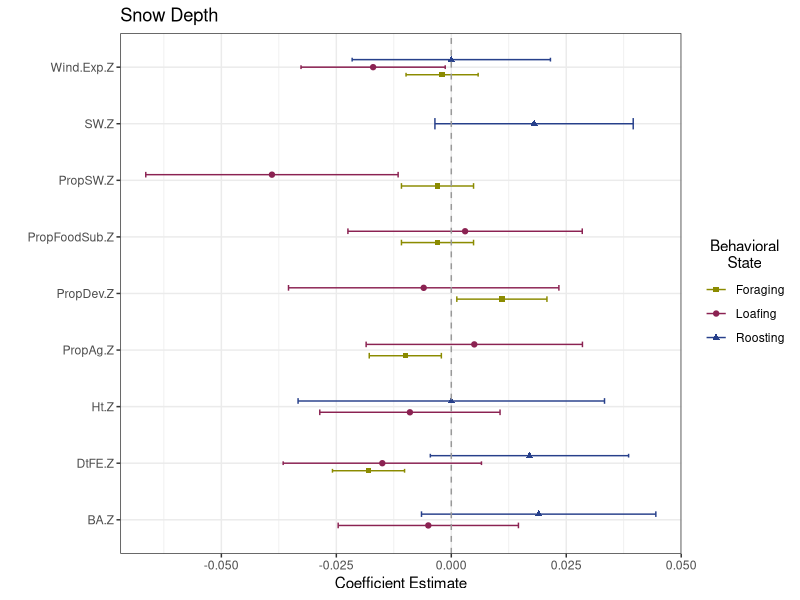
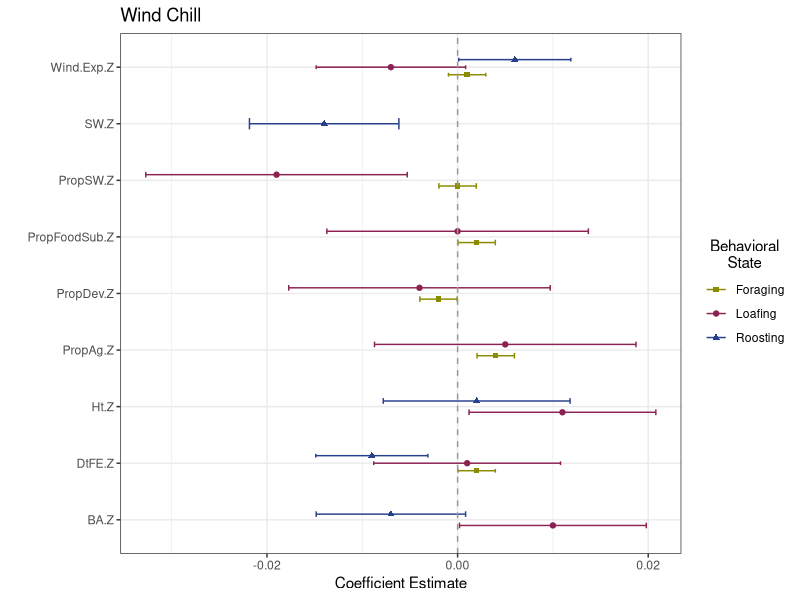
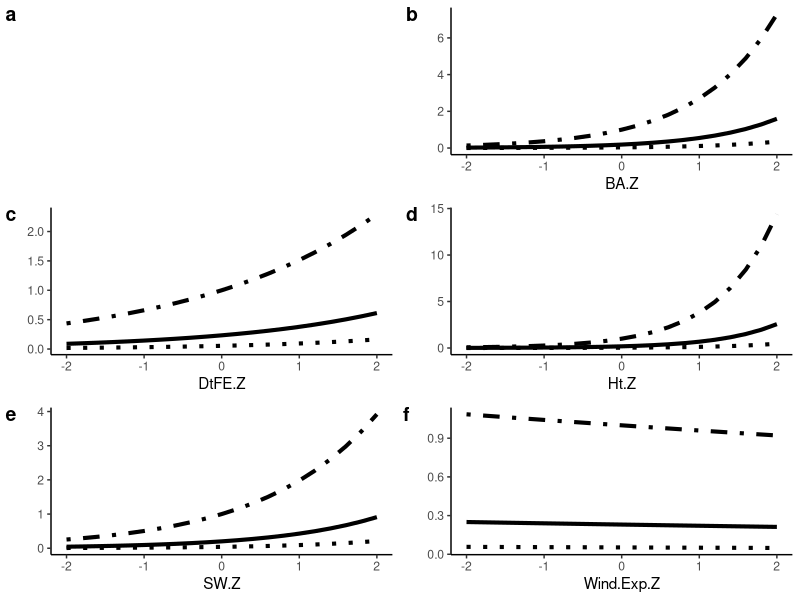
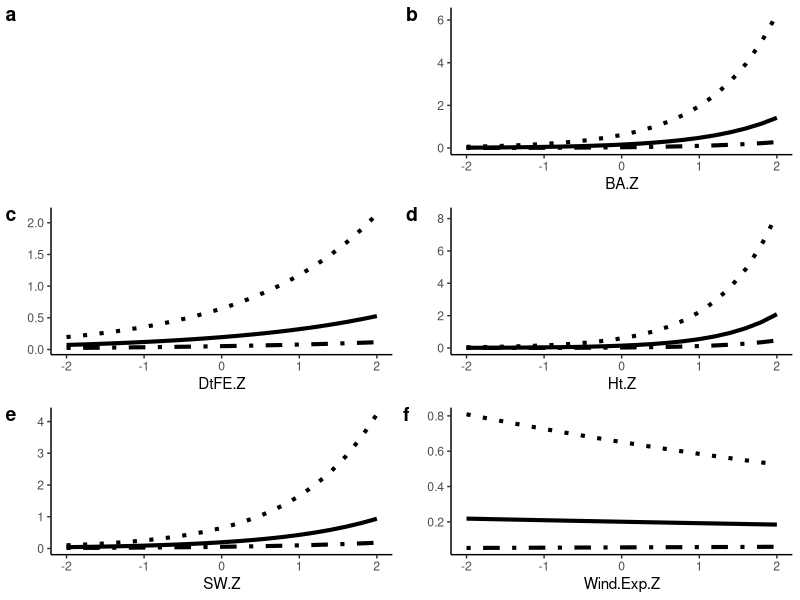
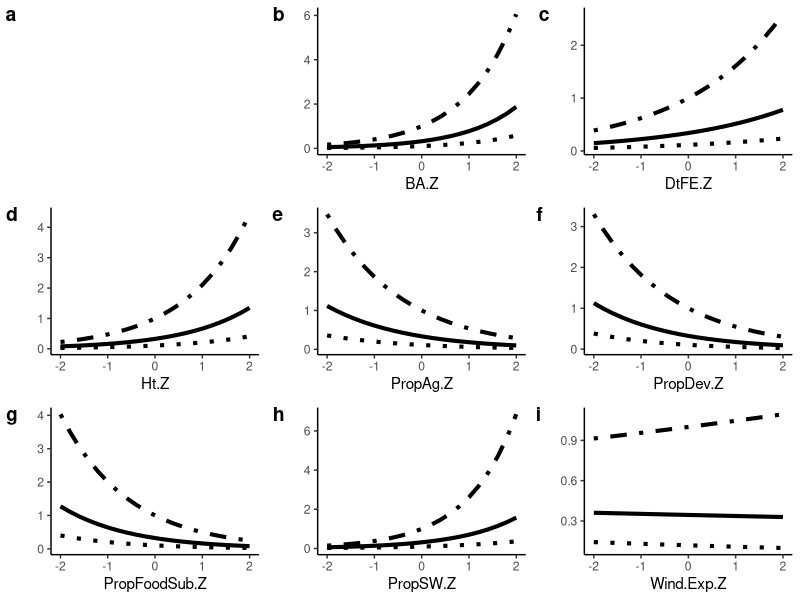
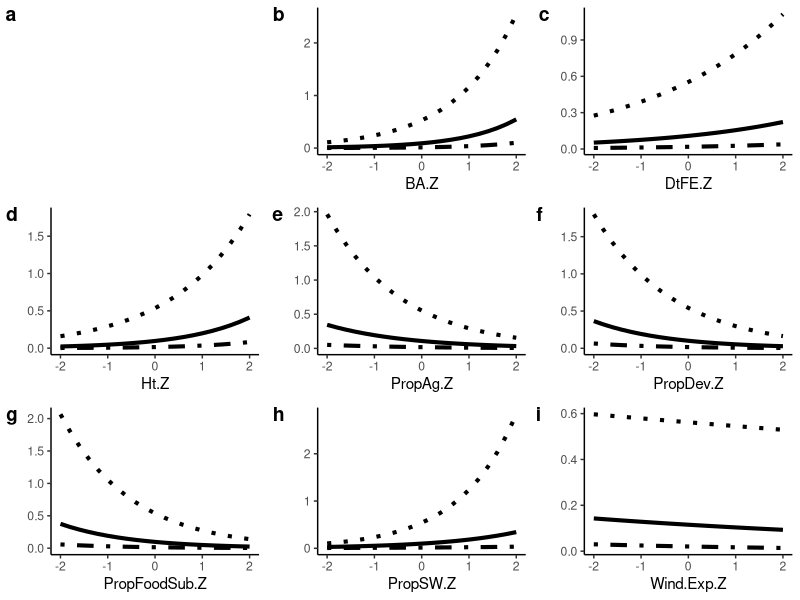
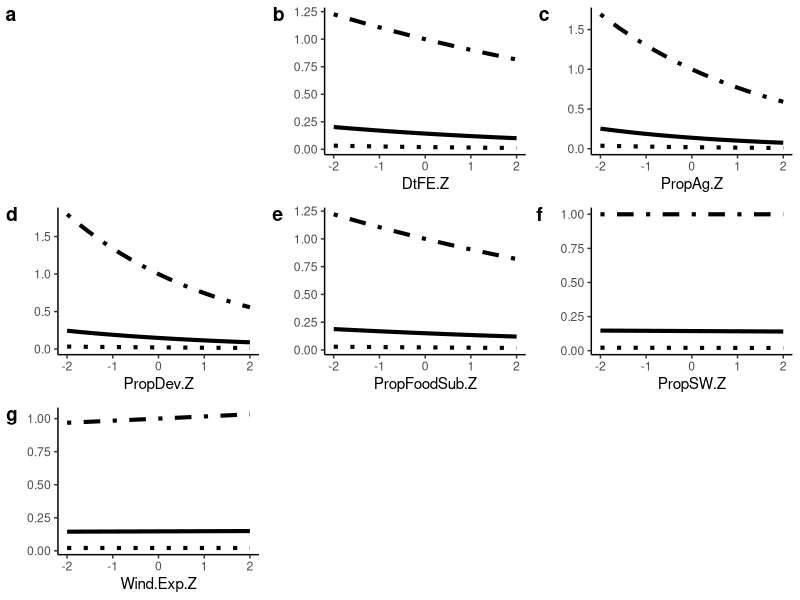
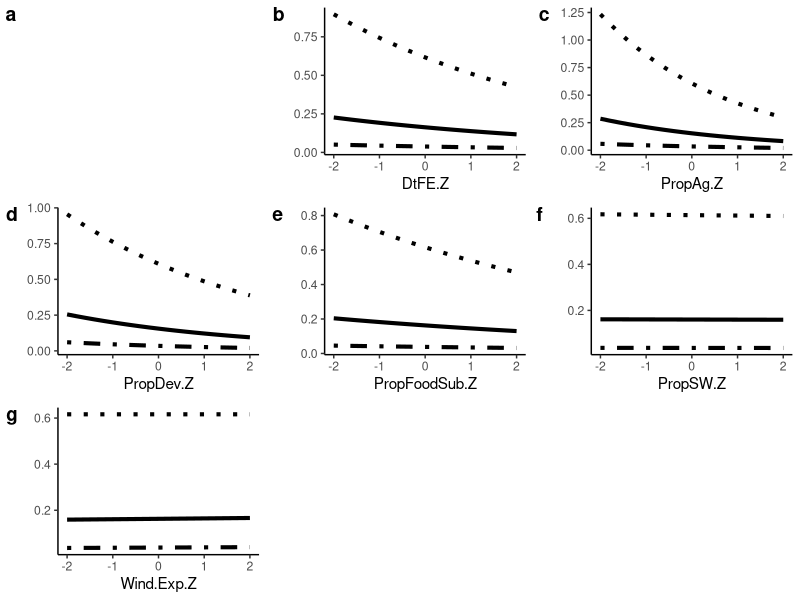

The R script that drew these images, in order:
require(dplyr)
require(ggplot2)
require(forcats)

### Comparison of Magnitude of Interactions
interactions.raw <- read.csv("InteractionResults.csv") %>%
  mutate(Beh_State = as.factor(Analysis)) %>%
  mutate(LC_Cov = as.factor(HabitatCov)) %>%
  rename(Interaction = mean, SD = sd)
# interactions.raw$Beh_State <- factor(interactions.raw$Beh_State,
#                                      levels = c("Roost", "Loafing", "Foraging"))
# interactions.raw$LC_Cov <- factor(interactions.raw$LC_Cov,
#                                   levels = c("Wind Exposure", "Distance to Edge", "Proportion Ag",
#                                              "Proportion Dev", "Proportion SW", "% Softwood",
#                                              "Mean Tree Height", "Basal Area"))

#Graph showing interaction terms for snow depth
int.Snow <- interactions.raw %>% filter(WeatherCov == "SD")
ggplot(data = int.Snow, aes(y = LC_Cov, x = Interaction, shape = Beh_State, color = Beh_State)) +
  geom_point(size = 1.5,
             position = position_dodge(width = .4)) +
  geom_errorbar(aes(xmin = Interaction - (1.96*SD), xmax = Interaction + (1.96*SD)),
                width = .2,
                position = position_dodge(width = .4)) +
  geom_vline(xintercept = 0, color = "grey60", linetype = 2) +
  theme_bw() + 
  xlab("Coefficient Estimate") +
  ylab("") +
  ggtitle("Snow Depth") +
  labs(color = "Behavioral\nState") + 
  theme(legend.title.align=0.5) + 
  scale_colour_manual(name = "Behavioral\nState",
                      # labels = c("Roost", "Stationary", "Mobile"),
                      values = c("yellow4", "violetred4", "royalblue4")) +   
  scale_shape_manual(name = "Behavioral\nState",
                     # labels = c("Roost", "Stationary", "Mobile"),
                     values = c(15, 19, 17))
ggsave("SnowDepth_InteractionComp.jpeg", width = 8, height = 7, units = "in")


#Graph showing interaction terms for Previous days wind chill
int.Wind <- interactions.raw %>% filter(WeatherCov == "WC_prev")
ggplot(data = int.Wind, aes(y = LC_Cov, x = Interaction, shape = Beh_State, color = Beh_State)) +
  geom_point(size = 1.5,
             position = position_dodge(width = .4)) +
  geom_errorbar(aes(xmin = Interaction - (1.96*SD), xmax = Interaction + (1.96*SD)),
                width = .2,
                position = position_dodge(width = .4)) +
  geom_vline(xintercept = 0, color = "grey60", linetype = 2) +
  theme_bw() + 
  xlab("Coefficient Estimate") +
  ylab("") +
  ggtitle("Wind Chill") +
  labs(color = "Behavioral\nState") + 
  theme(legend.title.align=0.5) + 
  scale_colour_manual(name = "Behavioral\nState",
                      # labels = c("Roost", "Stationary", "Mobile"),
                      values = c("yellow4", "violetred4", "royalblue4")) +   
  scale_shape_manual(name = "Behavioral\nState",
                     # labels = c("Roost", "Stationary", "Mobile"),
                     values = c(15, 19, 17))
ggsave("WindChill_InteractionComp.jpeg", width = 8, height = 7, units = "in")


#make big points
#remove endcaps on error bars
#thicker error lines

################################################################################################
### Plot Matrix showing selection at Poor, Average, and Good Weather
require(cowplot)

interactions.raw <- read.csv("CowplotData.csv") %>%
  # mutate(Beh_State = factor(Beh_State, levels = c("Roost", "Stationary", "Mobile"))) %>%
  # mutate(LC_Cov = factor(LC_Cov,
  #                        levels = c("Distance to Edge", "Wind Exposure", "Proportion Ag",
  #                                   "Proportion Dev", "Proportion SW",
  #                                   "Mean Tree Height", "Basal Area", "% Softwood"))) %>%
  arrange(Beh_State, LC_Cov)

int.Snow.Roost <- interactions.raw %>% filter(Weath_Cov == "SD") %>% filter(Beh_State == "Roosting")
int.Wind.Roost <- interactions.raw %>% filter(Weath_Cov == "WC_prev") %>% filter(Beh_State == "Roosting")
int.Snow.Loaf <- interactions.raw %>% filter(Weath_Cov == "SD") %>% filter(Beh_State == "Loafing") %>% distinct()
int.Wind.Loaf <- interactions.raw %>% filter(Weath_Cov == "WC_prev") %>% filter(Beh_State == "Loafing") %>% distinct()
int.Snow.Forage <- interactions.raw %>% filter(Weath_Cov == "SD") %>% filter(Beh_State == "Foraging") %>% distinct()
int.Wind.Forage <- interactions.raw %>% filter(Weath_Cov == "WC_prev") %>% filter(Beh_State == "Foraging") %>% distinct()
int.Wind <- interactions.raw %>% filter(Weath_Cov == "WC_prev")
int.Snow <- interactions.raw %>% filter(Weath_Cov == "SD")
# Condition Thresholds (Used summary on raw data and chose near 1st/3rd Quantile and Mean)
# Wind Chill/Roost = 4, 15, 27
# Snow Depth/Roost = 0, 4, 8

# #This is all plots as one.
# i = 1
# snow.list <- list()
# snow.plots <- list()
# for(i in 1:length(int.Snow$LC_Cov)){
#   snow.df <- data.frame(Behavior = int.Snow$Beh_State[i],
#                         LC = int.Snow$LC_Cov[i],
#                         LC.Coef = int.Snow$LC_Coef[i],
#                         W.Coef = int.Snow$Weath_Coef[i],
#                         Int.Coef = int.Snow$Interaction[i],
#                         LC.Val = rep(seq(-2, 2,.2),3),
#                         W.Val = rep(c(0,4,8), each = 21),
#                         W.Condition = rep(c("Good","Average","Poor"), each = 21))
#   snow.list[[i]] <- snow.df %>%
#     mutate(Est = exp((LC.Coef*LC.Val) + (W.Coef*W.Val) + (Int.Coef*LC.Val*W.Val)))
#   snow.plot <- ggplot(data = snow.list[[i]], aes(x = LC.Val, y = Est, group = W.Condition)) +
#     geom_line(aes(linetype = W.Condition), size = 1.4) +
#     scale_linetype_manual(values = c("solid", 'dotdash', "dotted")) +
#     theme_classic() +
#     xlab(snow.df$LC[i]) + ylab("")
#   
#   snow.plots[[i]] <- snow.plot + theme(legend.position="none")
# }
# 
# legend <- get_legend(snow.plot + theme(legend.position = "bottom"))
# plot_grid(plotlist = snow.plots,
#           legend,
#           labels = "auto",
#           nrow = 3,
#           align = "hv",
#           axis = "lb")

###Roosting 
##Snow Depth 
snow.list <- list()
snow.plots <- list()
for(i in 1:length(int.Snow.Roost$LC_Cov)){
  snow.df <- data.frame(Behavior = int.Snow.Roost$Beh_State[i],
                        LC = int.Snow.Roost$LC_Cov[i],
                        LC.Coef = int.Snow.Roost$LC_Coef[i],
                        W.Coef = int.Snow.Roost$Weath_Coef[i],
                        Int.Coef = int.Snow.Roost$Interaction[i],
                        LC.Val = rep(seq(-2, 2,.2),3),
                        W.Val = rep(c(0,4,8), each = 21),
                        W.Condition = rep(c("Good","Average","Poor"), each = 21))
  snow.list[[i]] <- snow.df %>%
    mutate(Est = exp((LC.Coef*LC.Val) + (W.Coef*W.Val) + (Int.Coef*LC.Val*W.Val)))
  snow.plot <- ggplot(data = snow.list[[i]], aes(x = LC.Val, y = Est, group = W.Condition)) +
    geom_line(aes(linetype = W.Condition), size = 1.4) +
    scale_linetype_manual(values = c("solid", 'dotdash', "dotted")) +
    theme_classic() +
    xlab(snow.df$LC[i]) + ylab("")
  
  snow.plots[[i]] <- snow.plot + theme(legend.position="none")
}

legend <- get_legend(snow.plot + theme(legend.position = "bottom"))
plot_grid(plotlist = snow.plots,
          legend,
          labels = "auto",
          nrow = 3,
          align = "hv",
          axis = "lb")

##Wind Chill
wind.list <- list()
wind.plots <- list()
for(i in 1:length(int.Wind.Roost$LC_Cov)){
  wind.df <- data.frame(Behavior = int.Wind.Roost$Beh_State[i],
                        LC = int.Wind.Roost$LC_Cov[i],
                        LC.Coef = int.Wind.Roost$LC_Coef[i],
                        W.Coef = int.Wind.Roost$Weath_Coef[i],
                        Int.Coef = int.Wind.Roost$Interaction[i],
                        LC.Val = rep(seq(-2, 2,.2),3),
                        W.Val = rep(c(27,15,4), each = 21),
                        W.Condition = rep(c("Good","Average","Poor"), each = 21))
  wind.list[[i]] <- wind.df %>%
    mutate(Est = exp((LC.Coef*LC.Val) + (W.Coef*W.Val) + (Int.Coef*LC.Val*W.Val)))
  wind.plot <- ggplot(data = wind.list[[i]], aes(x = LC.Val, y = Est, group = W.Condition)) +
    geom_line(aes(linetype = W.Condition), size = 1.4) +
    scale_linetype_manual(values = c("solid", 'dotdash', "dotted")) +
    theme_classic() +
    xlab(wind.df$LC[i]) + ylab("")
  
  wind.plots[[i]] <- wind.plot + theme(legend.position="none")
}

legend <- get_legend(wind.plot + theme(legend.position = "bottom"))
plot_grid(plotlist = wind.plots,
          legend,
          labels = "auto",
          nrow = 3,
          align = "hv",
          axis = "lb")


###Loafing 
##Snow Depth 
snow.list <- list()
snow.plots <- list()
for(i in 1:length(int.Snow.Loaf$LC_Cov)){
  snow.df <- data.frame(Behavior = int.Snow.Loaf$Beh_State[i],
                        LC = int.Snow.Loaf$LC_Cov[i],
                        LC.Coef = int.Snow.Loaf$LC_Coef[i],
                        W.Coef = int.Snow.Loaf$Weath_Coef[i],
                        Int.Coef = int.Snow.Loaf$Interaction[i],
                        LC.Val = rep(seq(-2, 2,.2),3),
                        W.Val = rep(c(0,4,8), each = 21),
                        W.Condition = rep(c("Good","Average","Poor"), each = 21))
  snow.list[[i]] <- snow.df %>%
    mutate(Est = exp((LC.Coef*LC.Val) + (W.Coef*W.Val) + (Int.Coef*LC.Val*W.Val)))
  snow.plot <- ggplot(data = snow.list[[i]], aes(x = LC.Val, y = Est, group = W.Condition)) +
    geom_line(aes(linetype = W.Condition), size = 1.4) +
    scale_linetype_manual(values = c("solid", 'dotdash', "dotted")) +
    theme_classic() +
    xlab(snow.df$LC[i]) + ylab("")
  
  snow.plots[[i]] <- snow.plot + theme(legend.position="none")
}

legend <- get_legend(snow.plot + theme(legend.position = "bottom"))
plot_grid(plotlist = snow.plots,
          legend,
          labels = "auto",
          nrow = 3,
          align = "hv",
          axis = "lb")

##Wind Chill
wind.list <- list()
wind.plots <- list()
for(i in 1:length(int.Wind.Loaf$LC_Cov)){
  wind.df <- data.frame(Behavior = int.Wind.Loaf$Beh_State[i],
                        LC = int.Wind.Loaf$LC_Cov[i],
                        LC.Coef = int.Wind.Loaf$LC_Coef[i],
                        W.Coef = int.Wind.Loaf$Weath_Coef[i],
                        Int.Coef = int.Wind.Loaf$Interaction[i],
                        LC.Val = rep(seq(-2, 2,.2),3),
                        W.Val = rep(c(27,15,4), each = 21),
                        W.Condition = rep(c("Good","Average","Poor"), each = 21))
  wind.list[[i]] <- wind.df %>%
    mutate(Est = exp((LC.Coef*LC.Val) + (W.Coef*W.Val) + (Int.Coef*LC.Val*W.Val)))
  wind.plot <- ggplot(data = wind.list[[i]], aes(x = LC.Val, y = Est, group = W.Condition)) +
    geom_line(aes(linetype = W.Condition), size = 1.4) +
    scale_linetype_manual(values = c("solid", 'dotdash', "dotted")) +
    theme_classic() +
    xlab(wind.df$LC[i]) + ylab("")
  
  wind.plots[[i]] <- wind.plot + theme(legend.position="none")
}

legend <- get_legend(wind.plot + theme(legend.position = "bottom"))
plot_grid(plotlist = wind.plots,
          legend,
          labels = "auto",
          nrow = 3,
          align = "hv",
          axis = "lb")

###Foraging
##Snow Depth 
snow.list <- list()
snow.plots <- list()
for(i in 1:length(int.Snow.Forage$LC_Cov)){
  snow.df <- data.frame(Behavior = int.Snow.Forage$Beh_State[i],
                        LC = int.Snow.Forage$LC_Cov[i],
                        LC.Coef = int.Snow.Forage$LC_Coef[i],
                        W.Coef = int.Snow.Forage$Weath_Coef[i],
                        Int.Coef = int.Snow.Forage$Interaction[i],
                        LC.Val = rep(seq(-2, 2,.2),3),
                        W.Val = rep(c(0,4,8), each = 21),
                        W.Condition = rep(c("Good","Average","Poor"), each = 21))
  snow.list[[i]] <- snow.df %>%
    mutate(Est = exp((LC.Coef*LC.Val) + (W.Coef*W.Val) + (Int.Coef*LC.Val*W.Val)))
  snow.plot <- ggplot(data = snow.list[[i]], aes(x = LC.Val, y = Est, group = W.Condition)) +
    geom_line(aes(linetype = W.Condition), size = 1.4) +
    scale_linetype_manual(values = c("solid", 'dotdash', "dotted")) +
    theme_classic() +
    xlab(snow.df$LC[i]) + ylab("")
  
  snow.plots[[i]] <- snow.plot + theme(legend.position="none")
}

legend <- get_legend(snow.plot + theme(legend.position = "bottom"))
plot_grid(plotlist = snow.plots,
          legend,
          labels = "auto",
          nrow = 3,
          align = "hv",
          axis = "lb")

##Wind Chill
wind.list <- list()
wind.plots <- list()
for(i in 1:length(int.Wind.Forage$LC_Cov)){
  wind.df <- data.frame(Behavior = int.Wind.Forage$Beh_State[i],
                        LC = int.Wind.Forage$LC_Cov[i],
                        LC.Coef = int.Wind.Forage$LC_Coef[i],
                        W.Coef = int.Wind.Forage$Weath_Coef[i],
                        Int.Coef = int.Wind.Forage$Interaction[i],
                        LC.Val = rep(seq(-2, 2,.2),3),
                        W.Val = rep(c(27,15,4), each = 21),
                        W.Condition = rep(c("Good","Average","Poor"), each = 21))
  wind.list[[i]] <- wind.df %>%
    mutate(Est = exp((LC.Coef*LC.Val) + (W.Coef*W.Val) + (Int.Coef*LC.Val*W.Val)))
  wind.plot <- ggplot(data = wind.list[[i]], aes(x = LC.Val, y = Est, group = W.Condition)) +
    geom_line(aes(linetype = W.Condition), size = 1.4) +
    scale_linetype_manual(values = c("solid", 'dotdash', "dotted")) +
    theme_classic() +
    xlab(wind.df$LC[i]) + ylab("")
  
  wind.plots[[i]] <- wind.plot + theme(legend.position="none")
}

legend <- get_legend(wind.plot + theme(legend.position = "bottom"))
plot_grid(plotlist = wind.plots,
          legend,
          labels = "auto",
          nrow = 3,
          align = "hv",
          axis = "lb")

#### Momentuhmm Transition Probability graphs
